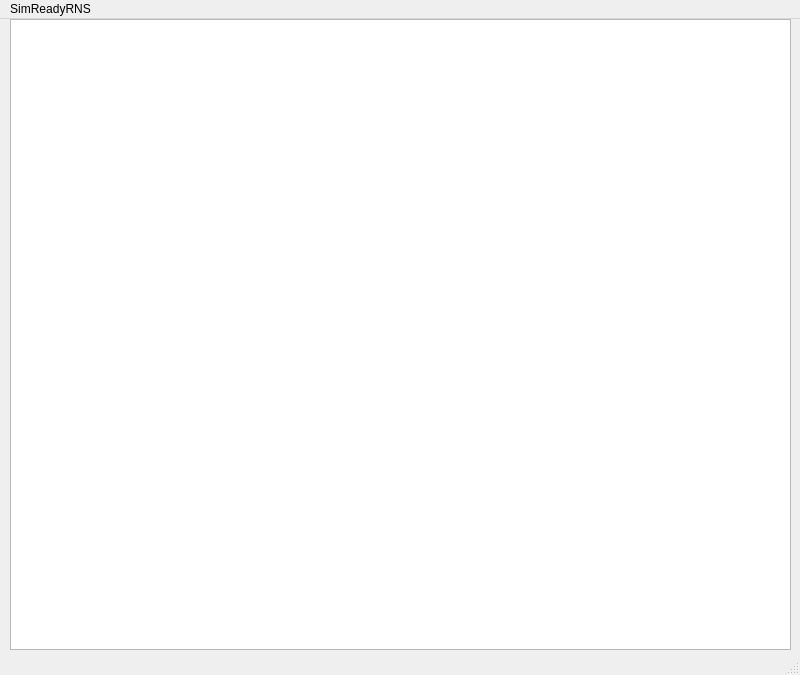
<?xml version="1.0" encoding="UTF-8"?>
<ui version="4.0">
 <class>RNSWindow</class>
 <widget class="QMainWindow" name="RNSWindow">
  <property name="geometry">
   <rect>
    <x>0</x>
    <y>0</y>
    <width>800</width>
    <height>675</height>
   </rect>
  </property>
  <property name="windowTitle">
   <string>MainWindow</string>
  </property>
  <widget class="QWidget" name="centralwidget">
   <widget class="QWidget" name="verticalLayoutWidget">
    <property name="geometry">
     <rect>
      <x>10</x>
      <y>0</y>
      <width>781</width>
      <height>631</height>
     </rect>
    </property>
    <layout class="QVBoxLayout" name="verticalLayout" stretch="0">
     <item>
      <widget class="QGraphicsView" name="graphicsView">
       <property name="dragMode">
        <enum>QGraphicsView::ScrollHandDrag</enum>
       </property>
      </widget>
     </item>
    </layout>
   </widget>
  </widget>
  <widget class="QMenuBar" name="menubar">
   <property name="geometry">
    <rect>
     <x>0</x>
     <y>0</y>
     <width>800</width>
     <height>22</height>
    </rect>
   </property>
   <widget class="QMenu" name="menuSimReadyRNS">
    <property name="title">
     <string>SimReadyRNS</string>
    </property>
   </widget>
   <addaction name="menuSimReadyRNS"/>
  </widget>
  <widget class="QStatusBar" name="statusbar"/>
 </widget>
 <resources/>
 <connections/>
</ui>
